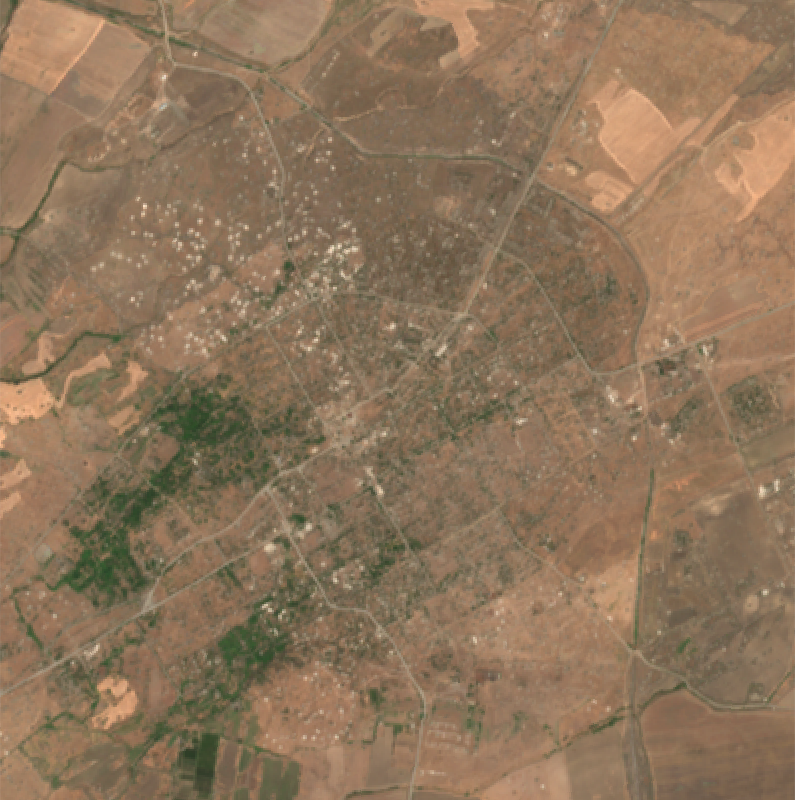
#> input picture data/satellite_images/Aghdam_city_2019_before.png, 795 x 800 px
$ python 08_figure6_satellite_imagery.py
#> lines starting #> are read from the running program, lines starting #| are printed output that depends on the picture
"""
Figure 6. Representative Sentinel-2 imagery illustrating visible
reconstruction in Aghdam city centre and Zangilan, comparing 2019
(pre-reintegration) and 2024 (post-reintegration).

Requires the four source PNG images (downloaded via Google Earth Engine;
see gee_notebook/GEE_Before_After_Images.ipynb for the extraction code) in
data/satellite_images/.

Produces: figures/Figure6_satellite_imagery.png
"""
import matplotlib
matplotlib.use('Agg')
import matplotlib.pyplot as plt
from PIL import Image
from _paths import SAT_DIR, OUTPUT_DIR, FIG_DIR, FIGURE_DPI

fig, axes = plt.subplots(2, 2, figsize=(9, 9.2))

pairs = [
    ("Aghdam city centre", "Aghdam_city_2019_before.png", "Aghdam_city_2024_after.png"),
    ("Zangilan (border settlement)", "Zangilan_area_2019_before.png", "Zangilan_area_2024_after.png"),
]

for row, (label, before_f, after_f) in enumerate(pairs):
    im_before = Image.open(SAT_DIR / before_f)
#> im_before is the input picture: PIL image 795x800 RGBA; mean R, G, B, A 141.6, 116.7, 90.8, 255
    im_after = Image.open(SAT_DIR / after_f)
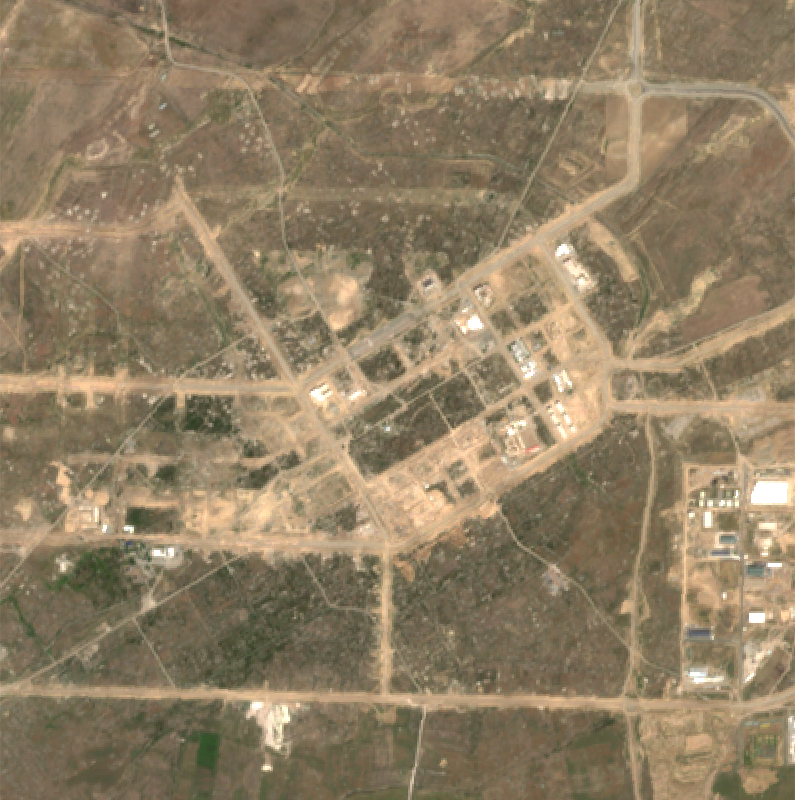
#> input picture data/satellite_images/Aghdam_city_2024_after.png, 795 x 800 px
#> im_after is the input picture: PIL image 795x800 RGBA; mean R, G, B, A 144.4, 127.3, 100.3, 255

    axes[row, 0].imshow(im_before)
    axes[row, 0].set_title(f"{label}\n2019 (pre-reintegration)", fontsize=11, fontweight="bold")
    axes[row, 0].axis("off")

    axes[row, 1].imshow(im_after)
    axes[row, 1].set_title(f"{label}\n2024 (post-reintegration)", fontsize=11, fontweight="bold")
    axes[row, 1].axis("off")
#> pass 2 of the loop `for row, (label, before_f, after_f) in enumerate(pairs):`:
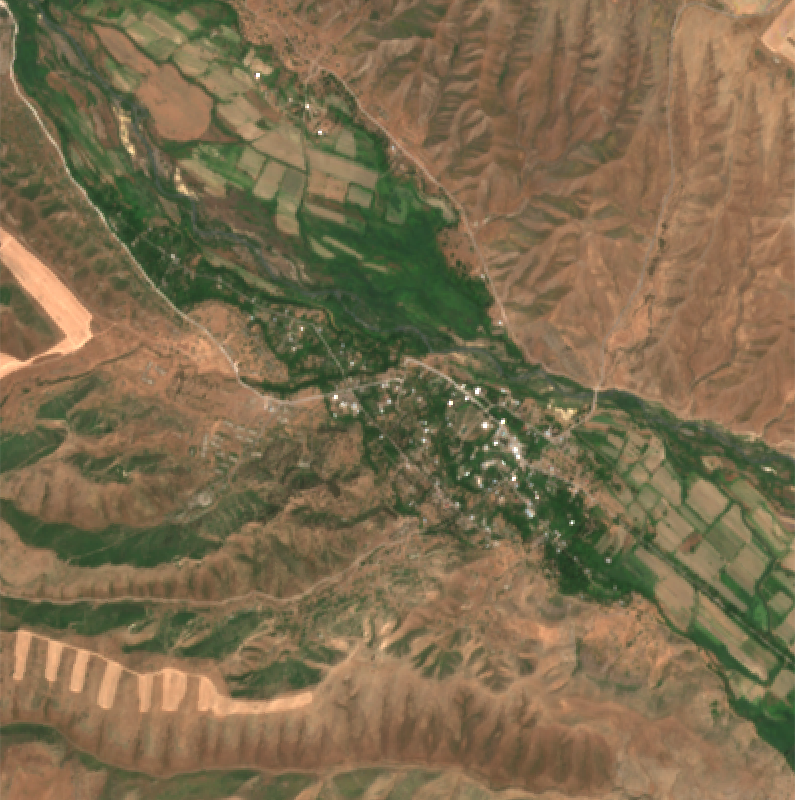
#> input picture data/satellite_images/Zangilan_area_2019_before.png, 795 x 800 px
#> im_before is the input picture: PIL image 795x800 RGBA; mean R, G, B, A 124.8, 108.1, 77.9, 255
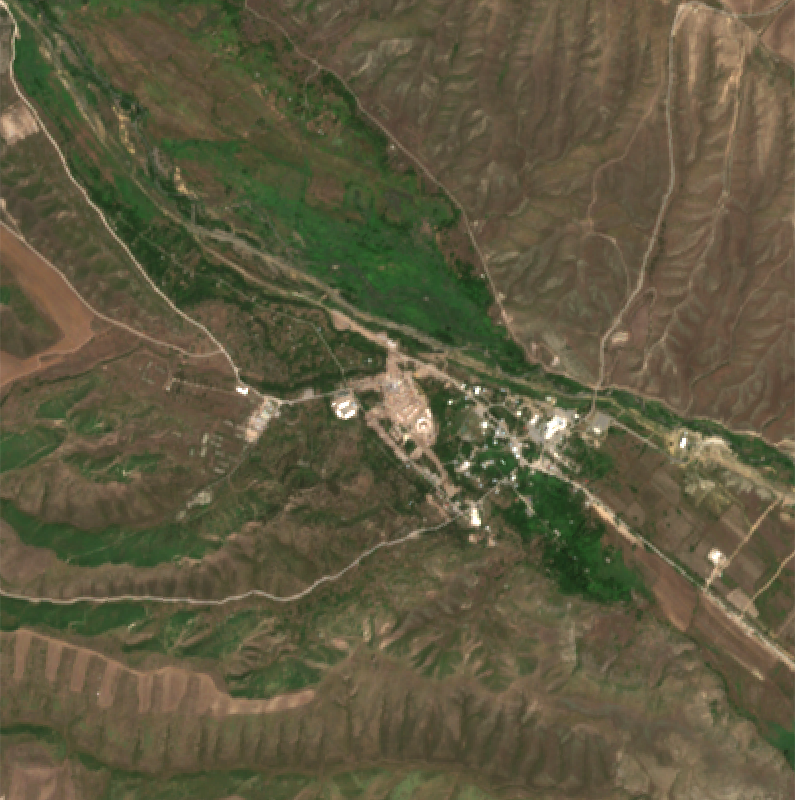
#> input picture data/satellite_images/Zangilan_area_2024_after.png, 795 x 800 px
#> im_after is the input picture: PIL image 795x800 RGBA; mean R, G, B, A 95.2, 89.3, 63.9, 255

fig.suptitle(
    "Figure 6. Sentinel-2 Imagery: Reconstruction in Reintegrated Districts\n"
    "(true-color composites, growing-season median)",
    fontsize=13, fontweight="bold", y=0.995,
)
plt.figtext(0.5, 0.005, "Source: Copernicus Sentinel-2 (COPERNICUS/S2_SR_HARMONIZED), Google Earth Engine.",
            ha="center", fontsize=8.5, style="italic")

plt.tight_layout(rect=[0, 0.02, 1, 0.96])
plt.savefig(FIG_DIR / "Figure6_satellite_imagery.png", dpi=FIGURE_DPI, bbox_inches="tight", facecolor="white")
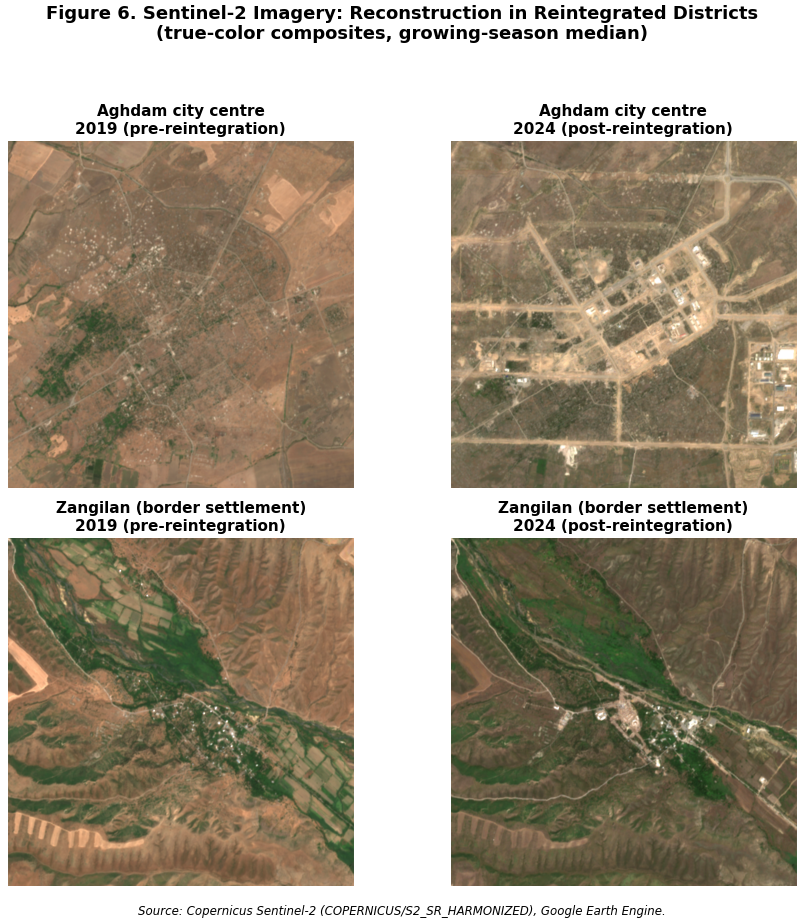
#> figure drawn by matplotlib, 4 panels
print("Figure 6 saved to figures/Figure6_satellite_imagery.png")
